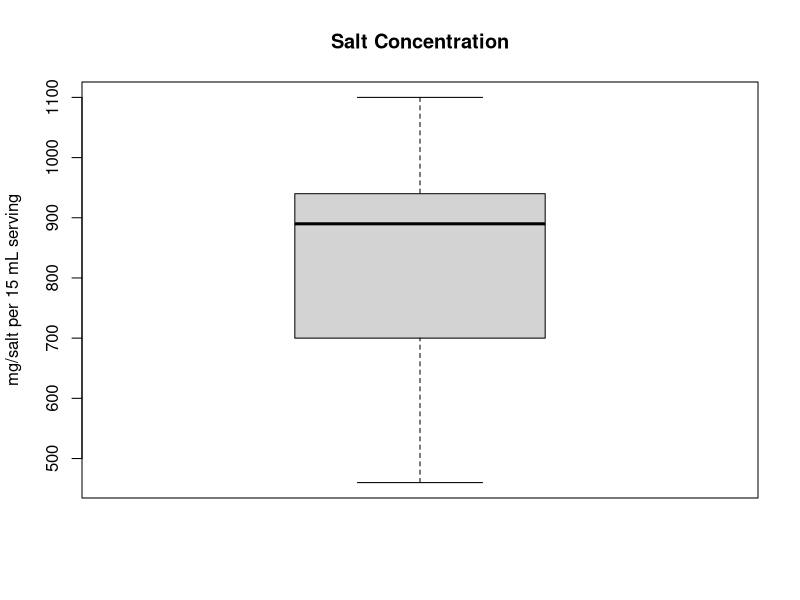
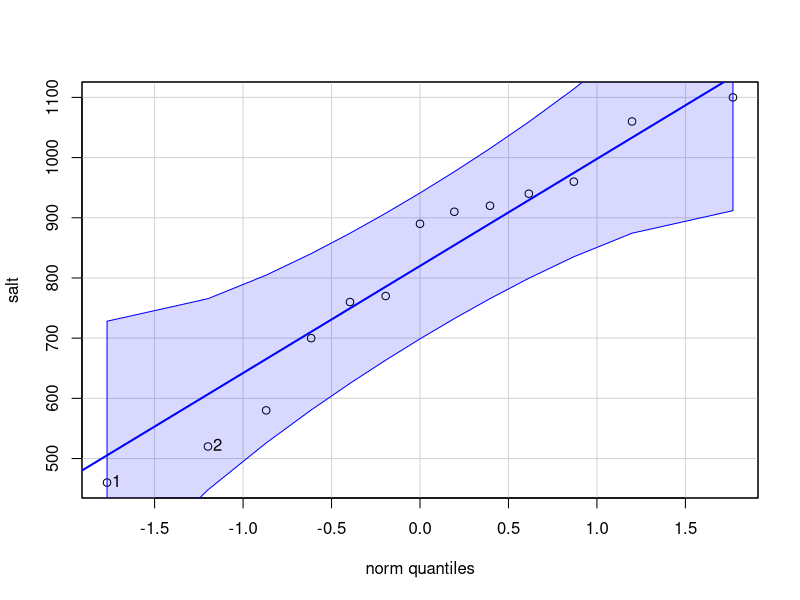
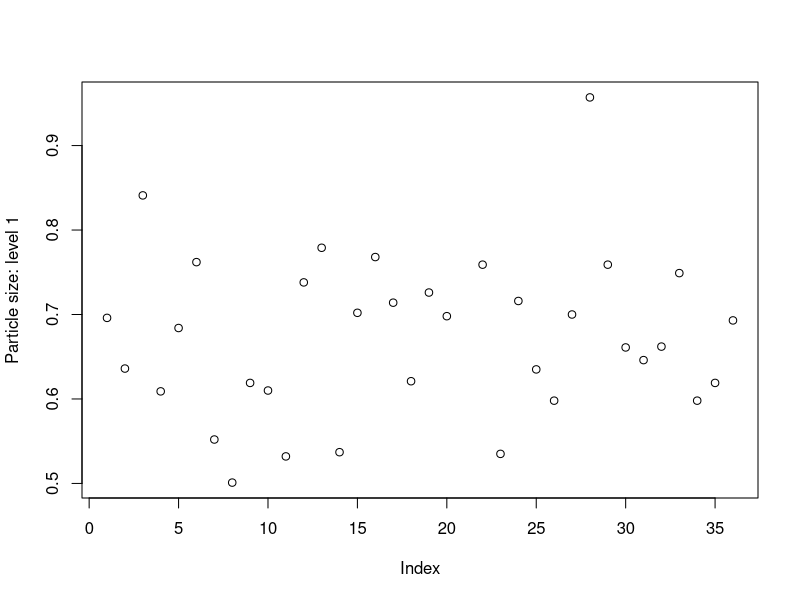
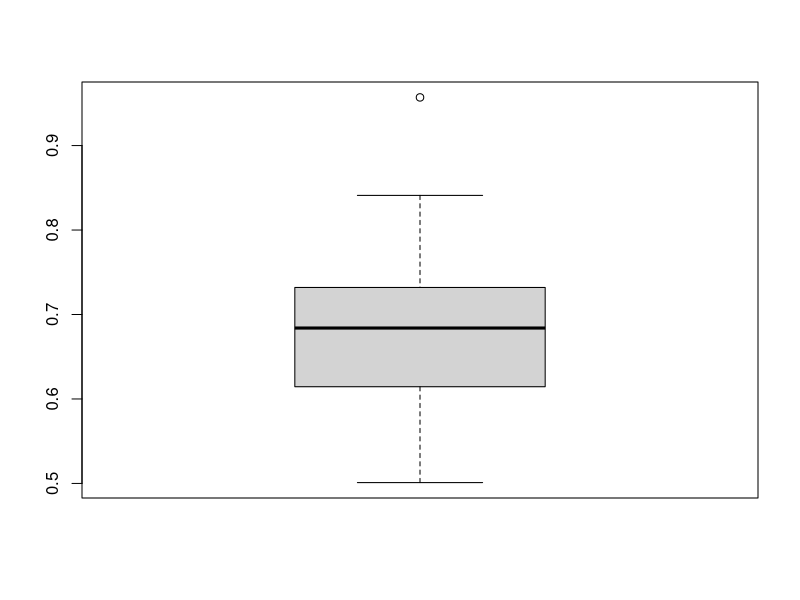
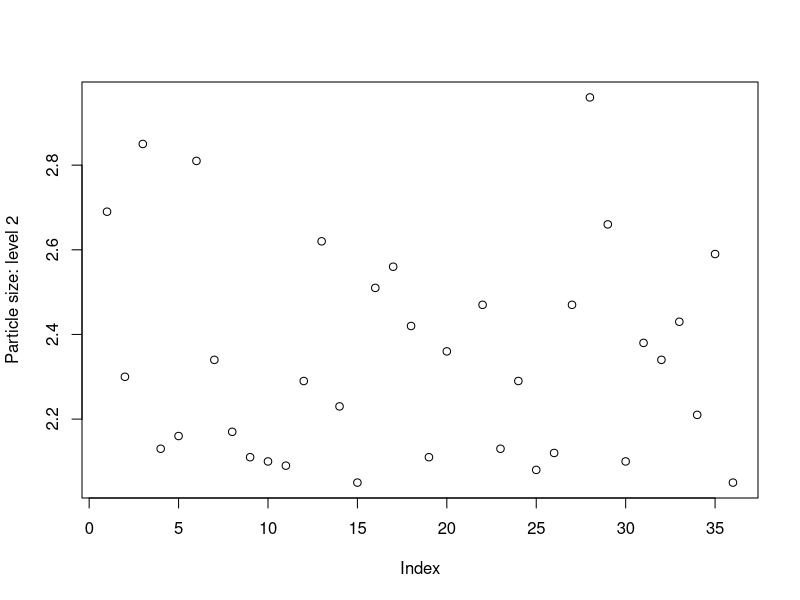
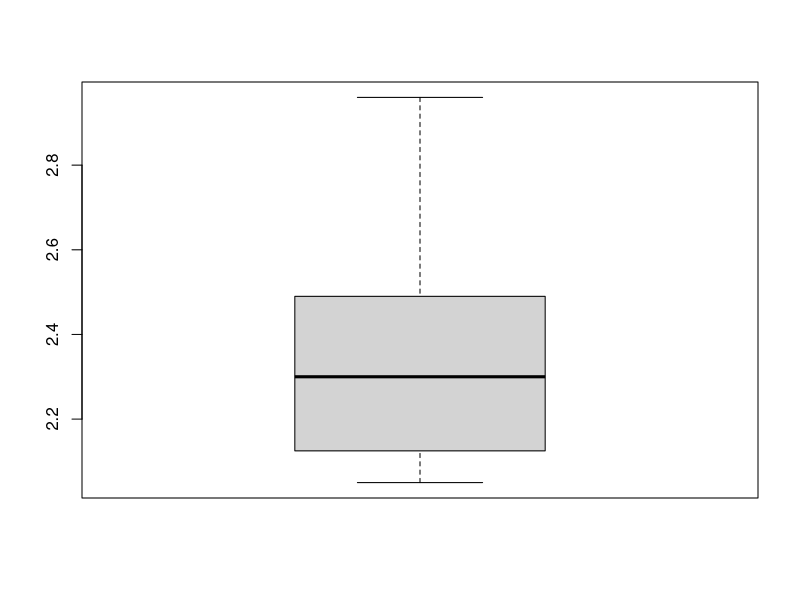
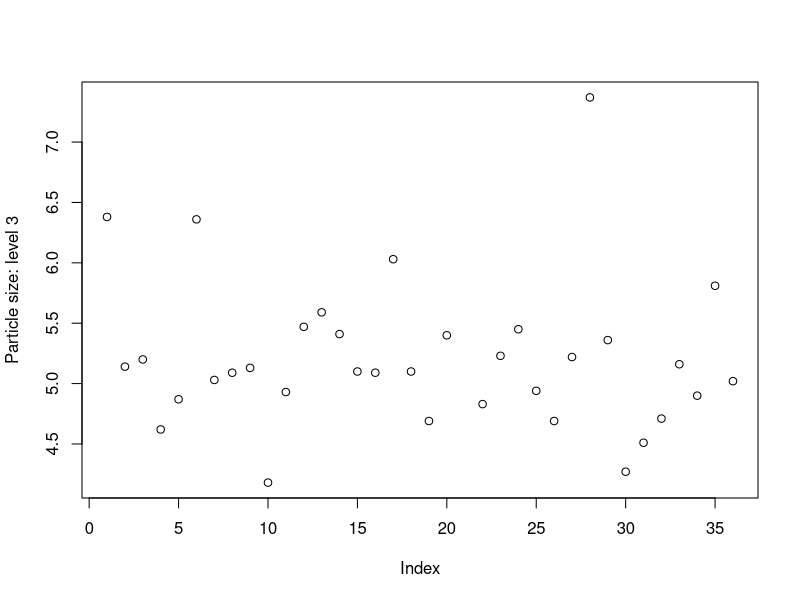
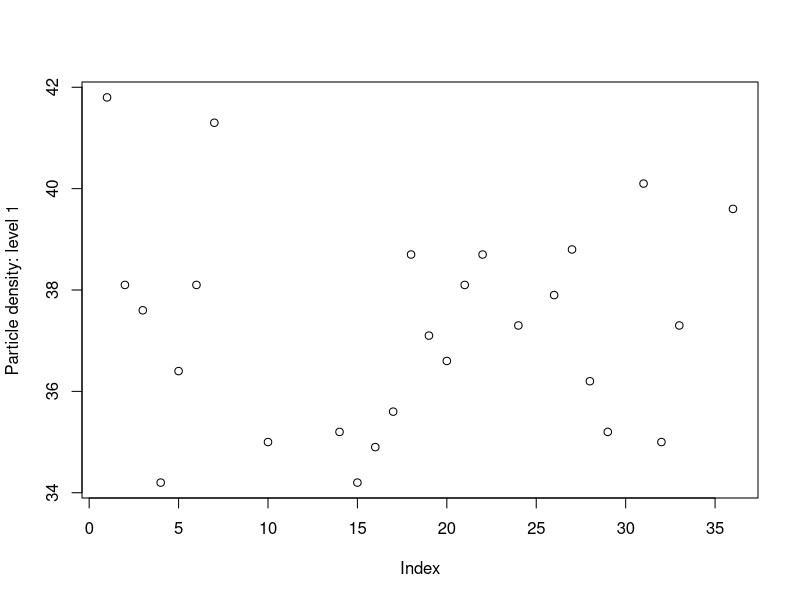

Reproduce these figures in R, in order. (Note: this script raises an error after producing the figures.)
# 1
# Calculate the mean and the variance of a 6 sided die

dice<-c(1, 2, 3, 4, 5, 6)

mean(dice)
sd(dice)
var(dice)
#------------------------------------------------------------------------
# 2
# Compute mean, median, sd and MAD

salt<-c(460, 520, 580, 700, 760, 770, 890, 910, 920, 940, 960, 1060, 1100)

summary(salt) #mean = 813.1, median = 890

#the robust measure of spread, MAD
mad(salt)

# calculate the IQR
# 1st quartile = 700, 3rd quartile = 940

summary(salt)
IQR(salt)

boxplot(salt, ylab="mg/salt per 15 mL serving", main="Salt Concentration" )

#box plot is not symmetric, meaning that the distribution is not likely to be normal

library(car)

qqPlot(salt)
#-------------------------------------------------------------------------

#4
rm<-read.csv('raw-material-properties.csv')

head(rm)
ncol(rm) #counts the unique number of columns
nrow(rm) #counts the unique number of rows

# Plot the data for size 1
plot(rm$size1, ylab="Particle size: level 1")

boxplot(rm$size1)
# This function identifies or tags point points on a scatter plot
identify(rm$size1, labels=rm$Sample)

plot(rm$size2, ylab="Particle size: level 2")
boxplot(rm$size2)
identify(rm$size2, labels = rm$Sample)

plot(rm$size3, ylab = "Particle size: level 3")
identify(rm$size3, labels = rm$Sample)
plot(rm$density1, ylab="Particle density: level 1")
identify(rm$density1, labels=rm$Sample)
plot(rm$density2, ylab="Particle density: level 2")
identify(rm$density2, labels=rm$Sample)
plot(rm$density3, ylab="Particle density: level 3")
identify(rm$density3, labels=rm$Sample)

# The lessons here is that outliers are must be visually spotted
# Thus the need to plot the data.  No reliable software exists to detect outliers

#------------------------------------------------------------------
#5

# Feedback control is an artificial created variability designed to reduce process variability.  
#
# The costs of variability to producers include: rework/inspection costs, disposing products, and discount pricing
# The costs of variability to users include: additional work, no work, low product
#
#-------------------------------------------------------------------
# 7
# import the data
webdata<-read.csv('website-traffic.csv')

# show the head rows
head(webdata)
summary(webdata$Visits)

# plot the histogram
hist(webdata$Visits, xlab = "Number of visits", main = "Website Visits")

# check whether webdata come from normal distribution
# import car library
library(car)

qqPlot(webdata$Visits, ylab = "Website Visits")

web.mean <- mean(webdata$Visits)# The mean is 22.23
web.count <- length(webdata$Visits) # 214
web.sd <- sd(webdata$Visits)

z.10.score<-(10-web.mean)/web.sd # -1.4683
pnorm(z.10.score) # 0.071

z.30.score<-(30-web.mean)/web.sd # 0.9321
pnorm(z.30.score) # 0.824

# The likelihood that 0.824 - 0.071
0.824 - 0.071
#---------------------------------------------------------------------------
# 8
ammonia <-read.csv('ammonia.csv')
head(ammonia)
length(ammonia$Ammonia)

library(car)

qqPlot(ammonia$Ammonia, ylab = 'Ammonia')
fitdistr(ammonia$Ammonia, 'normal')
#---------------------------------------------------------------------------
# 9
viscosity<-c(23, 19, 17, 18, 24, 26, 21, 14, 18)
N=9
mean(viscosity) # The mean is 20
sd(viscosity) # The sd is 3.81

# The distribution of the sample average is normal distribution
# The parameters of the distribution are never known

qnorm(0.025) #1.96
qt(0.025, df = 8) # -2.31

lowbound<-(20-2.31*3.81/sqrt(8)) # 16.89
upperbound<-(20+2.31*3.81/sqrt(8)) # 23.11

lowbound<-(20-1.96*3.5/sqrt(8)) # 17.14
upperbound<-(20+1.96*3.5/sqrt(8)) # 22.86
#-----------------------------------------------------------------------------
# 10

# sd = 40cP
# UB - LB = 60cP

(1.96*40/30)^2
#-------------------------------------------------------------------
AvgLB<-14.67-1.16*-qt(0.025, df=11)/sqrt(12)
AvgLB

AvgUB<-14.67+1.16*qt(0.975, df=11)/sqrt(12)
AvgUB

LB<-14.67-1.16*qt(0.025, df=11)
LB

UB<-14.67+1.16*qt(0.975, df=11)
UB
#---------------------------------------------------------------------
# 13

yield<-read.csv('batch-yields.csv')

head(yield)

library(car)
qqPlot(yield$Yield)
hist(yield$Yield, main = 'Yields from a batch bioreactor')

#-----------------------------------------------------------------------
#16

bv<-read.csv('brittleness-index.csv')

head(bv)

summary(bv$TK104)

summary(bv$TK105)

summary(bv$TK107)

var(bv$TK104)
var(bv$TK105)
var(bv$TK107)
# ----------------------------------------------------------------------

# 17
# import the file
traffic<-read.csv('website-traffic.csv')


# read the table head columns
head(traffic)

# fetch friday's data and summarize
friday<-subset(traffic, traffic$DayOfWeek=='Friday')
sd(friday$Visits)
summary(friday$Visits)

# fetch saturday's data and summarize
saturday<-subset(traffic, traffic$DayOfWeek=='Saturday')
sd(saturday$Visits)
summary(saturday$Visits)

# get the count of fridays and saturdays
length(friday$Visits) # 30
length(saturday$Visits) # 30

# to test the difference in average visits on a Friday and a Saturday
# calculate z value for the differences of averages

# z = (avg.sat.visits - avg.fri.visits)-(avg.par.sat.visits - avg.par.fri.visits)/pooled sd

# confirm that you can pool the variances
qf(0.025, 29, 29) # 0.48
qf(0.975, 29, 29) # 2.1

pooled.var<-((29)*var(saturday$Visits)+(29)*var(friday$Visits))/58
pooled.var #47.1
# since the pooled variance uses t-distribution, confirm both plots come from a normal dist
qqPlot(friday$Visits) # normally distributed
qqPlot(saturday$Visits) # normally distributed

# test the differences between Friday and Saturday's averages
# when using pooled variance, df = sample size a + sample size b - 2
# df = count of 'Fridays' + count of 'Saturdays' - 2
df = 58 # (30-1)+(30-1)

# APPROACH TO CALCULATE Zdiff
# Assume the differences in the parameter averages is zero
# calculate z value = [(avg.sampleofA - avg.sampleofB)-0]/sqrt(pooledvar*2/n)
# pnorm(z value) or pt(z value)

z.value<-{mean(saturday$Visits) - mean(friday$Visits)}/(pooled.var/15)
z.value
# mean.saturday - mean.friday = -5.5 < 0 and therefore z.value is negative.
# use qt(z.value, df=58) to find what the probability distribution the difference between the mean parameters is zero.
# the qt value is 4 %
# There is less than 1 in 20 chances that the difference in p

pt(z.value, df = 58) # The probability that saturday's mean is less than friday's mean by chance is 0.043 
# 4 % is the probability that saturday's mean is greater than friday's mean by chance
# 3.697

pt(1.751956, df=58)
# ---------------------------------------------------------------

y<-c(11, 26, 18, 16, 20, 12, 8, 26, 12, 17, 14)

x<-c(25, 3, 27, 30, 33, 16, 28, 27, 12, 32, 16)	
	
summary(x)
summary(y)

library(car)
qqPlot(y, main = 'Dilution method')
qqPlot(x, main = 'Manometric method')	
	
n = 11 # sample size of each method is 11
var(y) # 34.45
var(x) # 90.85

# check to see if we can pool the variances at 95% confidence interval
qf(0.025, 10, 10) # 0.27
qf(0.975, 10, 10)	# 3.72

# Since the range is from 0.27 to 3.72 and contains 1, we can pool the variance
# pool the variance

var.xy<-10*(var(x)+var(y))/20

z<-(mean(x)-mean(y))/sqrt(var.xy*1/11)
z
#note the df = (11-1) + (11-1)
pt(z, df=20) # 0.99

# there is 1 % random chance that the mean of x is greater than mean of y 
	
#--------------------------------------------------------------------------
#22

qnorm(0.01) # z-score of -2.33

sd.chips<-abs((37.5-35)/qnorm(0.01))
sd.chips # 1.07

z.chips<-(40-37.4)/sd.chips
pnorm(z.chips)

	
	
	
	
	


